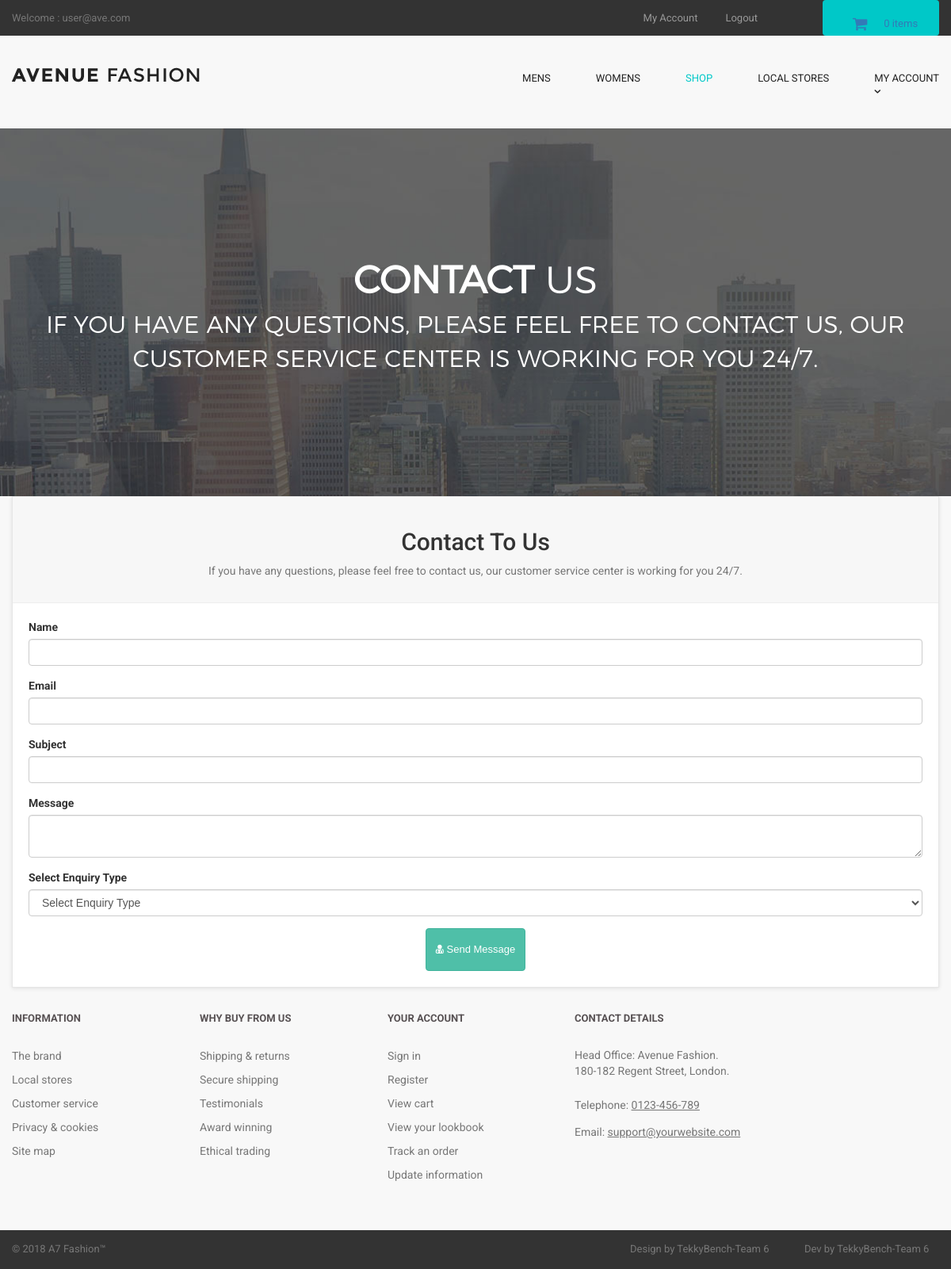
The app's page /contact.php (signed in) with its own data.
### tables this page shows
CREATE TABLE `contact_us` (
  `contact_id` int(10) NOT NULL,
  `contact_email` text NOT NULL,
  `contact_heading` text NOT NULL,
  `contact_desc` text NOT NULL
);

### contact.php (the view, shortened to what this page needs)
<?php
include("includes/db.php");
include("includes/header.php");
include("includes/main.php");
?>
  <main>
    <div class="nero">
      <div class="nero__heading">
        <span class="nero__bold">Contact</span> Us
      </div>
      <p class="nero__text">
      If you have any questions, please feel free to contact us, our customer service center is working for you 24/7.
      </p>
    </div>
  </main>
<div class="col-md-12" >
<div class="box" >
<div class="box-header" >
<center>
<?php
$get_contact_us = "select * from contact_us";
$run_conatct_us = mysqli_query($con,$get_contact_us);
$row_conatct_us = mysqli_fetch_array($run_conatct_us);
$contact_heading = $row_conatct_us['contact_heading'];
$contact_desc = $row_conatct_us['contact_desc'];
?>
<h2> <?php echo $contact_heading; ?> </h2>
<p class="text-muted" >
<?php echo $contact_desc; ?>
</p>
</center>
</div>
<form action="contact.php" method="post" >
<div class="form-group" >
<label>Name</label>
<input type="text" class="form-control" name="name" required>
</div>
<div class="form-group">
<label>Email</label>
<input type="text" class="form-control" name="email" required>
</div>
<div class="form-group">
<label> Subject </label>
<input type="text" class="form-control" name="subject" required>
</div>
<div class="form-group">
<label> Message </label>
<textarea class="form-control" name="message"> </textarea>
</div>
<div class="form-group">
<label> Select Enquiry Type </label>
<select name="enquiry_type" class="form-control">
<option> Select Enquiry Type </option>
</select>
</div>
<div class="text-center">
<button type="submit" name="submit" class="btn btn-primary">
<i class="fa fa-user-md"></i> Send Message
</button>
</div>
</form>
</div>
</div>
<?php
include("includes/footer.php");
?>
</body>
</html>

### styles/backend.css (style rules this page uses)
html { font-family: "Roboto", Helvetica, Arial, sans-serif; line-height: 1.15; -ms-text-size-adjust: 100%; -webkit-text-size-adjust: 100% }
body { margin: 0 }
figcaption, figure, main { display: block }
button, input, optgroup, select, textarea { font-family: sans-serif; font-size: 100%; line-height: 1.15; margin: 0 }
button, input { overflow: visible }
button, select { text-transform: none }
[type=reset], [type=submit], button, html [type=button] { -webkit-appearance: button }
textarea { overflow: auto }
html { box-sizing: border-box }
body { min-width: 1190px; font-family: Montserrat, sans-serif; font-weight: 400; background-color: white; }
.btn { display: inline-block; vertical-align: top; font-size: 13px; line-height: 40px; text-decoration: none; -webkit-transition: .3s; transition: .3s }
.nero { padding-top: 160px; padding-bottom: 140px; font-family: 'montserratlight', sans-serif; text-align: center; text-transform: uppercase; color: #FFF; background: #666 url("../images/banner-ave.jpg") no-repeat; background-size: cover; background-position: center; }
.nero__heading { font-size: 48px; }
.nero__bold { font-weight: 700; }
.nero__text { font-size: 30px; }

### styles/style.css (style rules this page uses)
body { font-family: "Roboto", Helvetica, Arial, sans-serif; font-size: 14px; line-height: 1.42857143; color: #333333; background-color: #f0f0f0; overflow-x: hidden; }
.btn-primary { color:rgb(255, 255, 255); background-color:rgb(79, 191, 168); border-color:rgb(65, 179, 156); }
.box { background: #fff; margin: 0 0 30px; border: solid 1px #e6e6e6; box-sizing: border-box; padding:20px; box-shadow: 0 1px 5px rgba(0, 0, 0, 0.1); }
.box .box-header { background:#f7f7f7; margin:-20px -20px 20px; padding:20px; border-bottom: solid 1px #eeeeee; }

### records on screen
contact_us: contact_heading "Contact To Us", contact_desc "If you have any questions, please feel free to contact us, our customer service center is working for you 24/7."

### other values on screen
$_SESSION['customer_email'] "user@ave.com"
$count_items "0"
